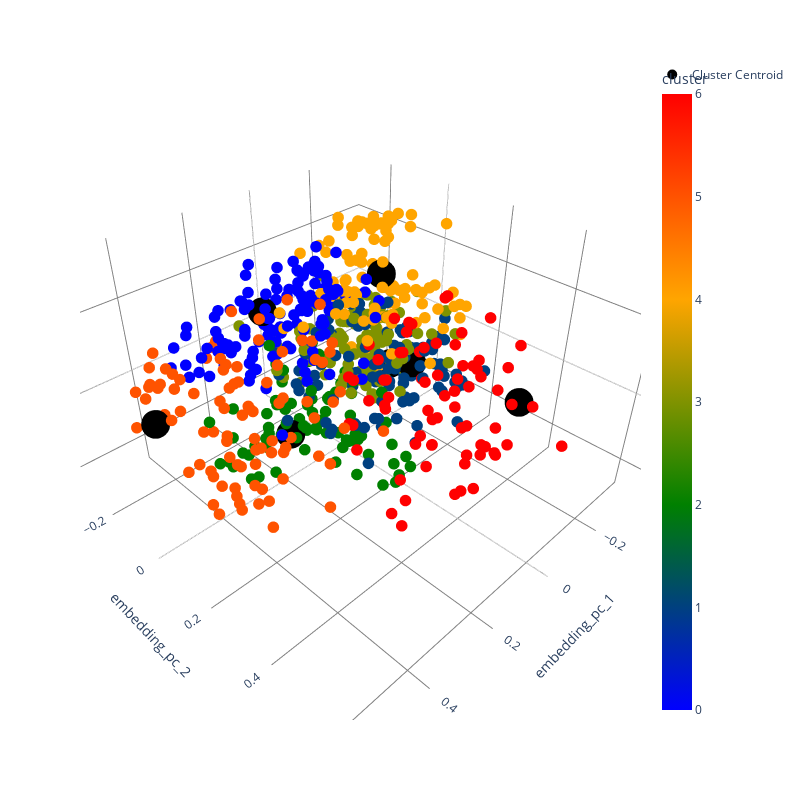

The code cell stored with this chart in its notebook:
### Code cell
fig = px.scatter_3d(train_df, x='embedding_pc_1', y='embedding_pc_2', z='embedding_pc_3',
              color='cluster', color_continuous_scale=["blue", "green", "orange", "red"])
# add color range

fig.update_traces(marker=dict(size=4))
fig.update_layout(
    width=800,  # Adjust width as needed
    height=800,  # Adjust height as needed
    scene=dict(
        xaxis=dict(gridcolor='grey', backgroundcolor='white'),
        yaxis=dict(gridcolor='grey', backgroundcolor='white'),
        zaxis=dict(gridcolor='grey', backgroundcolor='white'),
        bgcolor='white'
    ),
    paper_bgcolor='white',
    plot_bgcolor='white'
)

fig.add_scatter3d(x=train_df.iloc[centroid_indices_train]['embedding_pc_1'],
                  y=train_df.iloc[centroid_indices_train]['embedding_pc_2'],
                  z=train_df.iloc[centroid_indices_train]['embedding_pc_3'],
                  mode='markers', marker=dict(size=10, color='black'), name='Cluster Centroid')
# fig.write_image("embedding.svg", format='svg')
fig.show()

### Figure 1 — Plotly figure (JSON) as saved in the notebook; plotly's stock layout.template omitted (floating-point values rounded to 4 significant figures; data arrays with more than 128 entries replaced by an {"elided": "..."} marker saying what was removed)
{"data": [{"hovertemplate": "embedding_pc_1=%{x}<br>embedding_pc_2=%{y}<br>embedding_pc_3=%{z}<br>cluster=%{marker.color}<extra></extra>", "legendgroup": "", "marker": {"color": {"elided": "720 int values"}, "coloraxis": "coloraxis", "size": 4, "symbol": "circle"}, "mode": "markers", "name": "", "scene": "scene", "showlegend": false, "type": "scatter3d", "x": {"elided": "720 float values"}, "y": {"elided": "720 float values"}, "z": {"elided": "720 float values"}}, {"marker": {"color": "black", "size": 10}, "mode": "markers", "name": "Cluster Centroid", "type": "scatter3d", "x": [0.07295, -0.2144, 0.1143, -0.2173, -0.2112, 0.5268, -0.1546], "y": [-0.2145, 0.04673, -0.07931, -0.0345, -0.06759, -0.006209, 0.4283], "z": [0.0761, -0.09237, -0.2229, -0.1327, 0.134, 0.07543, 0.004291]}], "layout": {"coloraxis": {"colorbar": {"title": {"text": "cluster"}}, "colorscale": [[0, "blue"], [0.3333, "green"], [0.6667, "orange"], [1, "red"]]}, "height": 800, "legend": {"tracegroupgap": 0}, "margin": {"t": 60}, "paper_bgcolor": "white", "plot_bgcolor": "white", "scene": {"bgcolor": "white", "domain": {"x": [0, 1], "y": [0, 1]}, "xaxis": {"backgroundcolor": "white", "gridcolor": "grey", "title": {"text": "embedding_pc_1"}}, "yaxis": {"backgroundcolor": "white", "gridcolor": "grey", "title": {"text": "embedding_pc_2"}}, "zaxis": {"backgroundcolor": "white", "gridcolor": "grey", "title": {"text": "embedding_pc_3"}}}, "width": 800}}
